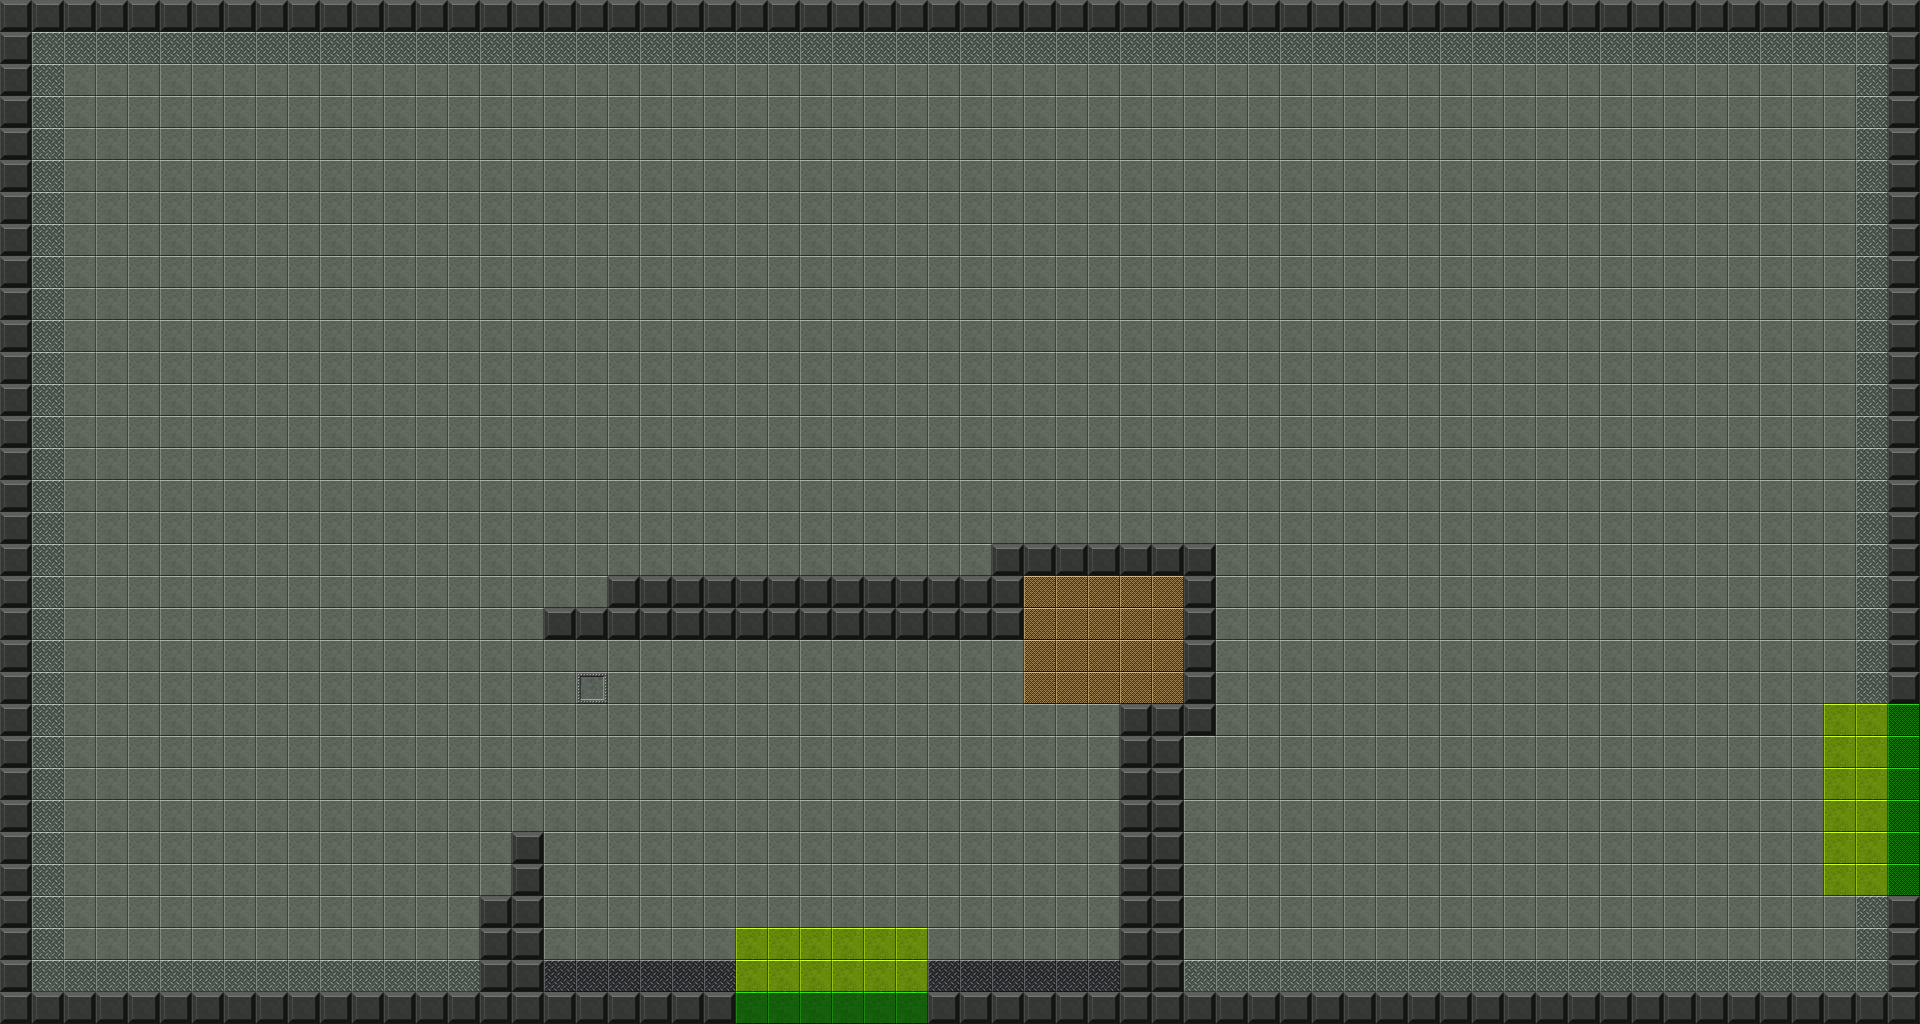

This is a level from a 2D game, rendered from its Tiled map with the project's own tilesets. A one-line summary and the map file follow, with tile-layer data summarised:
An orthogonal 60x32 tile map with 32x32 px tiles, 1 tile layer (terrain), 2 hidden layers not drawn, 3 tilesets and 25 objects (7x spawn_enemy, 3x spawn_player, 2x objectives_change_room).

<map version="1.2" tiledversion="1.3.5" orientation="orthogonal" renderorder="right-down" width="60" height="32" tilewidth="32" tileheight="32" infinite="0" nextlayerid="8" nextobjectid="35">
 <editorsettings>
  <export target="campaign_01_room_003.json" format="json" />
 </editorsettings>
 <tileset firstgid="1" name="floor" tilewidth="32" tileheight="32" tilecount="140" columns="14">
  <image source="../images/tilesets/scifi_floor.png" width="448" height="320" />
 </tileset>
 <tileset firstgid="141" name="collision_tiles" tilewidth="32" tileheight="32" tilecount="1" columns="1">
  <image source="../images/tilesets/collision.png" width="32" height="32" />
 </tileset>
 <tileset firstgid="142" name="heights" tilewidth="32" tileheight="32" tilecount="6" columns="6">
  <image source="../images/tilesets/heights.png" width="192" height="32" />
 </tileset>
 <layer id="1" name="terrain" width="60" height="32">
  <data>[1920 cells, 1920 non-empty, 9 distinct tile ids]</data>
 </layer>
 <layer id="7" name="height" width="60" height="32" visible="0">
  <data>[1920 cells, 1920 non-empty, 2 distinct tile ids]</data>
 </layer>
 <layer id="4" name="collision" width="60" height="32" visible="0">
  <data>[1920 cells, 246 non-empty, 1 distinct tile ids]</data>
 </layer>
 <objectgroup id="5" name="navmesh">
  <object id="5" x="64" y="64" width="384" height="896" />
  <object id="9" x="448" y="64" width="1408" height="448" />
  <object id="11" x="1248" y="512" width="608" height="448" />
  <object id="21" x="576" y="672" width="512" height="288" />
  <object id="22" x="448" y="672" width="128" height="128" />
  <object id="28" x="448" y="512" width="128" height="64" />
  <object id="29" x="448" y="512" width="128" height="64" />
  <object id="31" x="576" y="512" width="384" height="32" />
  <object id="32" x="448" y="576" width="64" height="96" />
  <object id="33" x="1216" y="768" width="32" height="192" />
  <object id="34" x="448" y="800" width="32" height="64" />
 </objectgroup>
 <objectgroup id="3" name="entities">
  <object id="1" type="spawn_player" x="832" y="960">
   <properties>
    <property name="angle" type="float" value="-45" />
   </properties>
   <point />
  </object>
  <object id="3" type="spawn_player" x="736" y="960">
   <point />
  </object>
  <object id="4" type="spawn_player" x="928" y="960">
   <properties>
    <property name="angle" type="float" value="-45" />
   </properties>
   <point />
  </object>
  <object id="14" type="spawn_enemy" x="352" y="288">
   <properties>
    <property name="angle" type="float" value="90" />
   </properties>
   <point />
  </object>
  <object id="15" type="spawn_enemy" x="192" y="288">
   <properties>
    <property name="angle" type="float" value="90" />
   </properties>
   <point />
  </object>
  <object id="16" type="spawn_enemy" x="1568" y="320">
   <properties>
    <property name="angle" type="float" value="180" />
   </properties>
   <point />
  </object>
  <object id="17" type="spawn_enemy" x="1568" y="192">
   <properties>
    <property name="angle" type="float" value="180" />
   </properties>
   <point />
  </object>
  <object id="18" type="spawn_enemy" x="1280" y="768">
   <properties>
    <property name="angle" type="float" value="90" />
   </properties>
   <point />
  </object>
  <object id="19" type="spawn_enemy" x="608" y="416">
   <properties>
    <property name="angle" type="float" value="225" />
   </properties>
   <point />
  </object>
  <object id="27" type="spawn_enemy" x="1568" y="448">
   <properties>
    <property name="angle" type="float" value="180" />
   </properties>
   <point />
  </object>
 </objectgroup>
 <objectgroup id="6" name="objectives">
  <object id="20" type="objectives_change_room" x="736" y="928" width="192" height="64">
   <properties>
    <property name="target" value="Campaign_01_Room_002" />
   </properties>
  </object>
  <object id="23" type="objectives_change_room" x="1824" y="704" width="64" height="192">
   <properties>
    <property name="target" value="Campaign_01_Room_007" />
   </properties>
  </object>
  <object id="24" x="-192" y="256" />
  <object id="25" x="-192" y="256" />
 </objectgroup>
</map>
